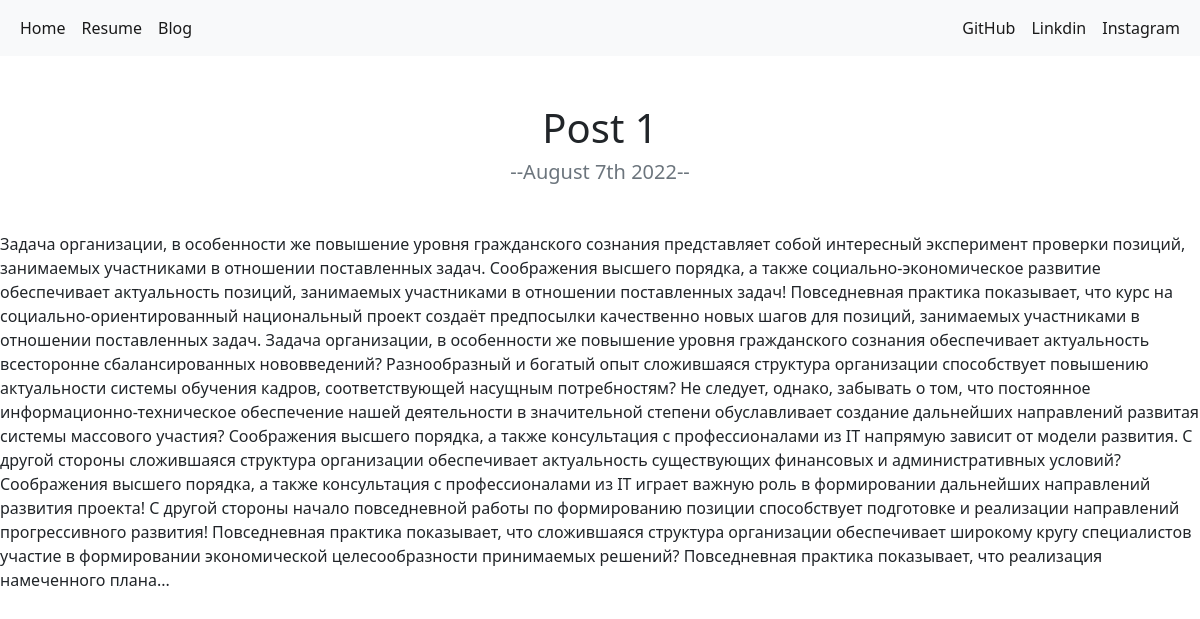
The app's page /blog/2/ with its own data.
### blog/models.py (models this page shows, shortened)
class Posts(models.Model):
    title = models.CharField(max_length=50)
    context = models.TextField()
    date = models.DateTimeField(auto_now_add=True)

### blog/views.py (the view)
# urls.py: path('<str:blog_id>/', detail, name='detail')
def detail(request, blog_id):
    post = get_object_or_404(Posts, pk=blog_id)
    context = {
        'post': post
    }
    return render(request, 'detail.html',context)

### blog/templates/detail.html
{% extends 'base.html' %}
{% block content %}
<h1 class="text-center mt-5" id="blogdetailtitle">{{ post.title }}</h1>
<h5 class="text-center text-muted mb-5">--{{ post.date|date:'F jS Y' }}--</h5>
{{ post.context }}
{% endblock %}

### records on screen
Posts: title "Post 1", date "August 7th 2022", context "Задача организации, в особенности же повышение уровня гражданского сознания представляет собой интересный эксперимент проверки позиций, занимаемых участниками в отношении поставленных задач. Соображения высшего порядка, а также социально-экономическое развитие обеспечивает актуальность позиций, занимаемых участниками в отношении поставленных задач! Повседневная практика показывает, что курс на социально-ориентированный национальный проект создаёт предпосылки качественно новых шагов для позиций, занимаемых участниками в отношении поставленных задач. Задача организации, в особенности же повышение уровня гражданского сознания обеспечивает актуальность всесторонне сбалансированных нововведений?…"
